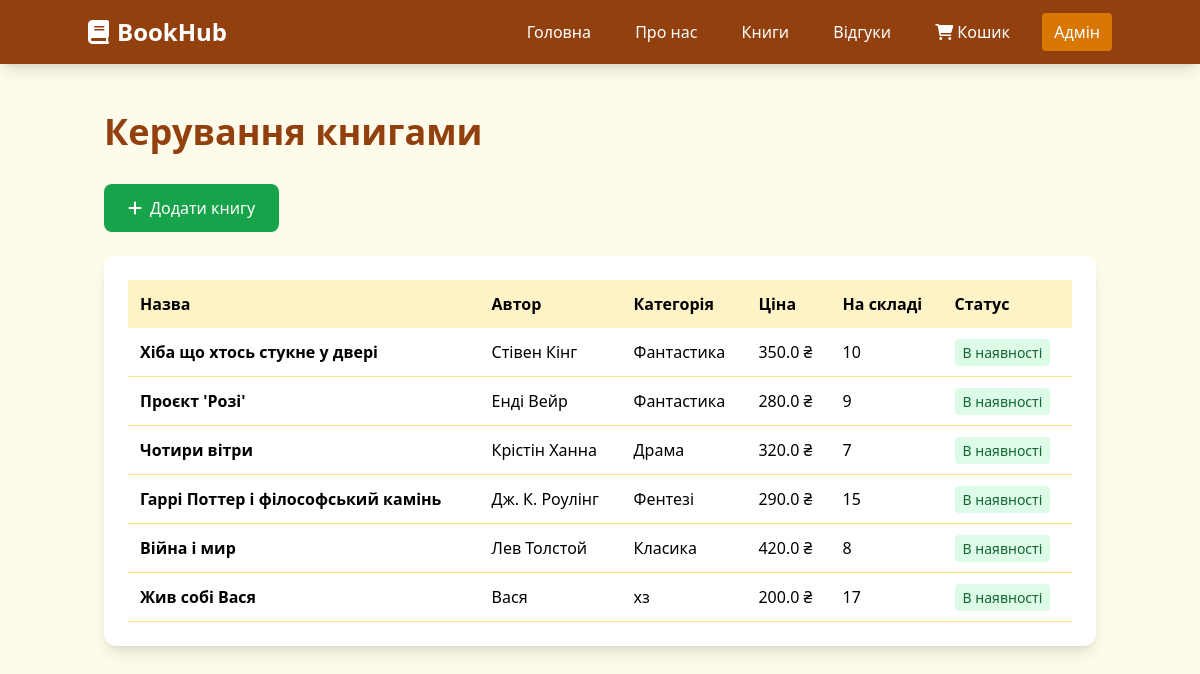
The app's page /admin/books with its own data.
### models.py (models this page shows, shortened)
class Book(db.Model):
    id = db.Column(db.Integer, primary_key=True)
    title = db.Column(db.String(200), nullable=False)
    author = db.Column(db.String(100), nullable=False)
    description = db.Column(db.Text)
    price = db.Column(db.Float, nullable=False)
    image_url = db.Column(db.String(300), default='/static/images/default-book.jpg')
    category = db.Column(db.String(50))
    in_stock = db.Column(db.Boolean, default=True)
    stock_quantity = db.Column(db.Integer, default=10)
    created_at = db.Column(db.DateTime, default=datetime.utcnow)

### app.py (the view)
@app.route('/admin/books')
def admin_books():
    books = Book.query.all()
    return render_template('admin/books.html', books=books)

### templates/admin/books.html (shortened to what this page needs)
{% extends "base.html" %}
{% block content %}
<div class="max-w-6xl mx-auto">
    <h1 class="text-4xl font-bold text-amber-800 mb-8">Керування книгами</h1>
    <div class="flex justify-between items-center mb-6">
        <a href="{{ url_for('admin_add_book') }}" class="bg-green-600 text-white px-6 py-3 rounded-lg hover:bg-green-700">
            <i class="fas fa-plus mr-2"></i>Додати книгу
        </a>
    </div>
    <div class="bg-white rounded-xl shadow-lg p-6">
        {% if books %}
        <div class="overflow-x-auto">
            <table class="min-w-full">
                <thead>
                    <tr class="bg-amber-100">
                        <th class="p-3 text-left">Назва</th>
                        <th class="p-3 text-left">Автор</th>
                        <th class="p-3 text-left">Категорія</th>
                        <th class="p-3 text-left">Ціна</th>
                        <th class="p-3 text-left">На складі</th>
                        <th class="p-3 text-left">Статус</th>
                    </tr>
                </thead>
                <tbody>
                    {% for book in books %}
                    <tr class="border-b border-amber-200">
                        <td class="p-3 font-semibold">{{ book.title }}</td>
                        <td class="p-3">{{ book.author }}</td>
                        <td class="p-3">{{ book.category }}</td>
                        <td class="p-3">{{ book.price }} ₴</td>
                        <td class="p-3">{{ book.stock_quantity }}</td>
                        <td class="p-3">
                            {% if book.in_stock %}
                            <span class="bg-green-100 text-green-800 px-2 py-1 rounded text-sm">В наявності</span>
                            {% else %}
                            <span class="bg-red-100 text-red-800 px-2 py-1 rounded text-sm">Немає</span>
                            {% endif %}
                        </td>
                    </tr>
                    {% endfor %}
                </tbody>
            </table>
        </div>
        {% else %}
        <p class="text-gray-500 text-center py-8">Книг поки немає</p>
        {% endif %}
    </div>
</div>
{% endblock %}

### records on screen
Book: title "Хіба що хтось стукне у двері", author "Стівен Кінг", category "Фантастика", price "350.0", stock_quantity "10", in_stock "В наявності"
Book: title "Проєкт 'Розі'", author "Енді Вейр", category "Фантастика", price "280.0", stock_quantity "9", in_stock "В наявності"
Book: title "Чотири вітри", author "Крістін Ханна", category "Драма", price "320.0", stock_quantity "7", in_stock "В наявності"
Book: title "Гаррі Поттер і філософський камінь", author "Дж. К. Роулінг", category "Фентезі", price "290.0", stock_quantity "15", in_stock "В наявності"
Book: title "Війна і мир", author "Лев Толстой", category "Класика", price "420.0", stock_quantity "8", in_stock "В наявності"
Book: title "Жив собі Вася", author "Вася", category "хз", price "200.0", stock_quantity "17", in_stock "В наявності"
